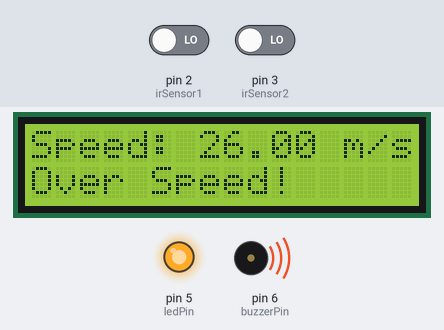
Bench run of a sketch on a simulated Arduino Uno, built with avr-gcc and run on an emulated ATmega328P. Parts: 16×2 character LCD, output pins drawn as LEDs (lit = HIGH), buzzer (waves = sounding, pin HIGH). The inputs (shaded band) are chosen by the test bench; at power-on: pin 3 (irSensor2) LOW, pin 2 (irSensor1) LOW. What the sketch prints to the serial monitor is not drawn.

Above: at 3.2 s.
3.3 s: pin 3 (irSensor2) driven HIGH
At 4.9 s:
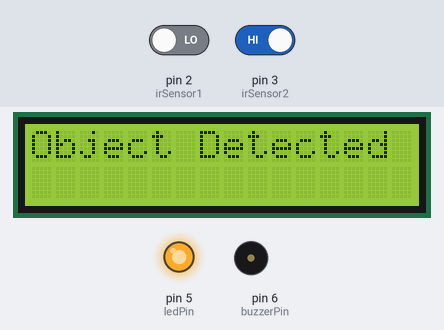
6.0 s: pin 3 (irSensor2) driven LOW
At 7.3 s:
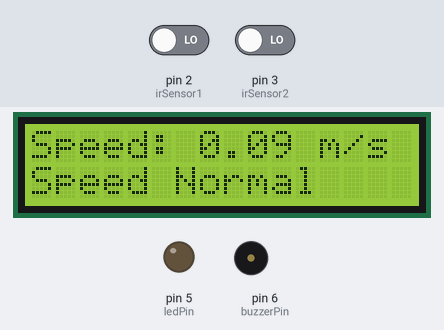
9.5 s: pin 2 (irSensor1) driven HIGH
At 10.8 s:
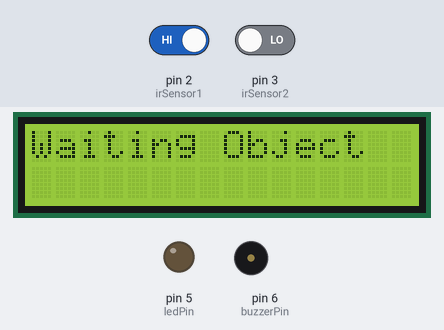
11.9 s: pin 2 (irSensor1) driven LOW
At 12.8 s:
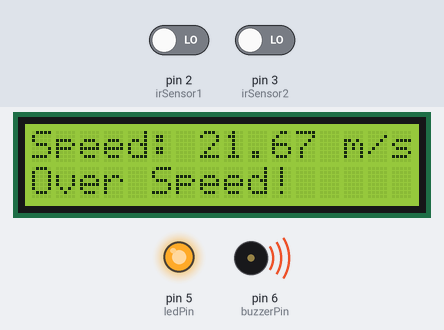
Timing chart, 0 to 15.6 s (numbered marks = the images above; inputs shaded):
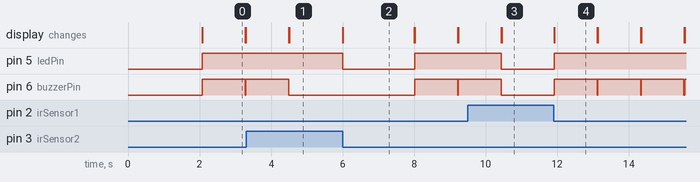

The sketch:

Arduino_code.ino
```cpp
#include <LiquidCrystal.h>
// LCD pins: RS, EN, D4, D5, D6, D7
LiquidCrystal lcd(7, 8, 9, 10, 11, 12);
// Pin assignments
const int irSensor1 = 2;
const int irSensor2 = 3;
const int ledPin = 5; // LED moved to D7
const int buzzerPin = 6; // Buzzer remains on D6
// Speed parameters
const float distance = 0.13; // 13 cm = 0.13 meters
const float speedLimit = 2.0; // Speed threshold in m/s
unsigned long time1 = 0;
unsigned long time2 = 0;
float speed = 0;
void setup() {
pinMode(irSensor1, INPUT);
pinMode(irSensor2, INPUT);
pinMode(ledPin, OUTPUT);
pinMode(buzzerPin, OUTPUT);
lcd.begin(16, 2);
lcd.print("Speed Detector");
delay(2000);
lcd.clear();
Serial.begin(9600); // For debugging
}
void loop() {
lcd.setCursor(0, 0);
lcd.print("Waiting Object");
// Wait for object at IR sensor 1
while (digitalRead(irSensor1) == HIGH);
time1 = millis();
digitalWrite(ledPin, HIGH);
lcd.clear();
lcd.setCursor(0, 0);
lcd.print("Object Detected");
// Wait for object at IR sensor 2
while (digitalRead(irSensor2) == HIGH);
time2 = millis();
digitalWrite(ledPin, LOW);
// Calculate speed
float timeTaken = (time2 - time1) / 1000.0;
speed = distance / timeTaken;
// Debug output
Serial.print("Time: ");
Serial.print(timeTaken);
Serial.print(" s | Speed: ");
Serial.print(speed);
Serial.println(" m/s");
// Display on LCD
lcd.clear();
lcd.setCursor(0, 0);
lcd.print("Speed: ");
lcd.print(speed, 2);
lcd.print(" m/s");
if (speed > speedLimit) {
Serial.println("Overspeed! Buzzer ON");
digitalWrite(buzzerPin, HIGH); // Buzzer ON
digitalWrite(ledPin, HIGH); // LED ON
lcd.setCursor(0, 1);
lcd.print("Over Speed!");
delay(1200); // Buzzer & LED stay ON for 5s
digitalWrite(buzzerPin, LOW); // Buzzer OFF
digitalWrite(ledPin, LOW); // LED OFF
} else {
lcd.setCursor(0, 1);
lcd.print("Speed Normal");
delay(2000);
}
lcd.clear();
}
```

Measured:
- after the input at 3.3 s, pin 6 (buzzerPin): goes on until 4.5 s, then stays LOW; the display: first differs from a run without the input after 1.2 s (image 1)
- after the input at 6.0 s, pin 5 (ledPin): HIGH → LOW at once, → HIGH 2.0 s later; pin 6 (buzzerPin): LOW → HIGH after 2.0 s, → LOW 1.2 s later, → HIGH 0.01 s later; the display: changes at once (image 2)
- after the input at 9.5 s, pin 5 (ledPin): HIGH → LOW after 0.94 s; pin 6 (buzzerPin): goes on until 10.4 s, then stays LOW; the display: first differs from a run without the input after 0.94 s (image 3)
- after the input at 11.9 s, pin 5 (ledPin): LOW → HIGH at once; pin 6 (buzzerPin): alternates HIGH for 1.2 s and LOW for 0.01 s, starting at once; the display: changes at once (image 4)
- what the display in image 0 shows lasts 1.2 s, from 2.1 s to 3.3 s
- what the display in image 2 shows lasts 2.0 s, from 6.0 s to 8.0 s
